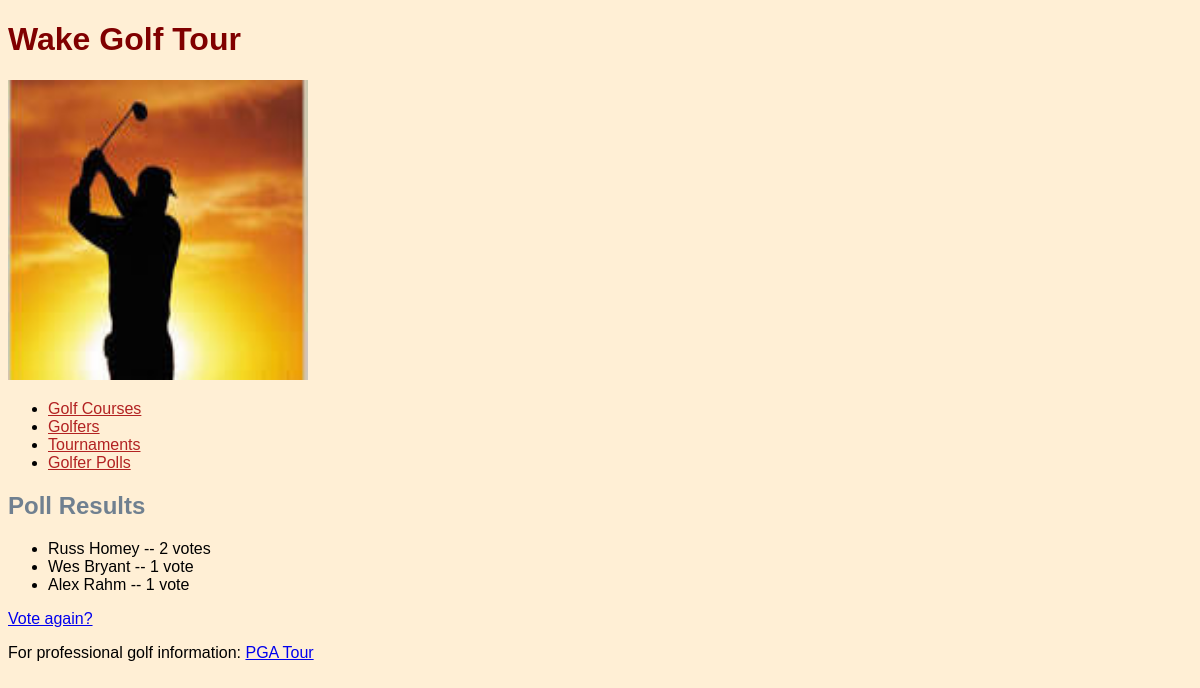
Page /golfer_polls/1/results/ on the committed database.
### golfer_polls/models.py (models this page shows, shortened)
class Choice(models.Model):
    question = models.ForeignKey(Question, on_delete=models.CASCADE)
    choice_text = models.CharField(max_length=200)
    votes = models.IntegerField(default=0)

### golfer_polls/views.py (the view)
# urls.py: path('<int:pk>/results/', views.ResultsView.as_view(), name='results'),
class ResultsView(generic.DetailView):
    model=Question
    template_name = 'golfer_polls/results.html'

### golfer_polls/templates/golfer_polls/results.html (shortened to what this page needs)
{% extends parent_template|default:"golfer_polls/base_golfer_polls.html" %}
{% block content %}
    <h2><a>Poll Results</a></h2>
    <ul>
    {% for choice in question.choice_set.all|dictsortreversed:"votes" %}
        {% if choice.votes > 0 %}
            <li>{{choice.choice_text}} -- {{choice.votes}}
                       vote{{choice.votes|pluralize}}</li>
        {% endif %}
    {%endfor%}
    </ul>
    <a href="{% url 'golfer_polls:detail' question.id %}">Vote again?</a>
{% endblock %}

### golfer_polls/static/golfer_polls/styles.css (style rules this page uses)
body { background-color: papayawhip; font-family: Verdana, Geneva, sans-serif }
h2 { color: slategrey; font-family: Tahoma, Geneva, sans-serif margin-left: 20px; }

### rows in the picture
Choice: choice_text "Russ Homey", votes "2"
Choice: choice_text "Wes Bryant", votes "1"
Choice: choice_text "Alex Rahm", votes "1"
